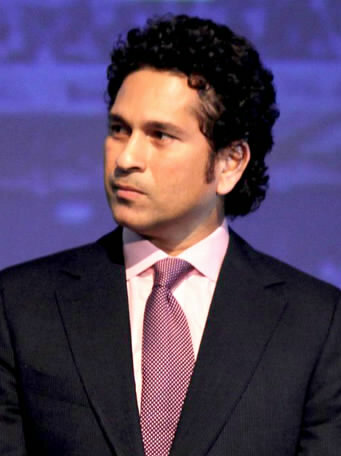
#> input picture sachin.jpg, 341 x 456 px
$ python main.py
#> lines starting #> are read from the running program, lines starting #| are printed output that depends on the picture
import cv2
#configuration parameters
source = "sachin.jpg"
destination = "newImage.jpg"
scale_percent =50
src = cv2.imread(source , cv2.IMREAD_UNCHANGED)
#> src is the input picture: shape (456, 341, 3); mean B, G, R 94.5, 66.4, 81.4
#cv2.imshow("title",image)

#calculate the 50 percent of original dimensions
new_width= int(src.shape[1] * scale_percent/100)
#> new_width = 170
new_height= int(src.shape[0] * scale_percent/100)
#> new_height = 228

#resize image
output= cv2.resize(src, (new_width, new_height))
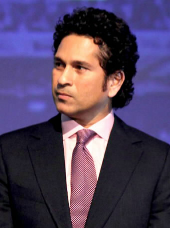
#> output: shape (228, 170, 3); mean B, G, R 94.5, 66.4, 81.4

cv2.imwrite(destination,output)
#cv2.waitKey(0)
